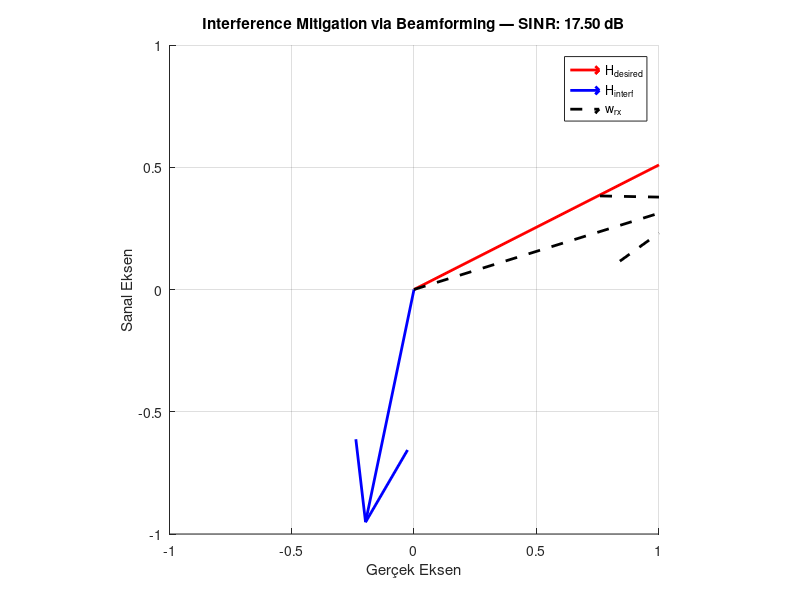

Here is the MATLAB script that generated this plot:
clc; clear; close all;

%% 1. Kanal tanımları (2 antenli sistem)
H_desired = randn(2,1) + 1i*randn(2,1);   % İstenen sinyal kanalı
H_interf  = randn(2,1) + 1i*randn(2,1);   % Parazit sinyal kanalı

%% 2. MMSE temelli beamforming vektörü (interference mitigation)
R_interf = H_interf * H_interf';        % Parazit kovaryans matrisi
I = eye(2);                             % Gürültü kovaryansı (beyaz gürültü)
w_rx = (R_interf + I) \ H_desired;      % MMSE çözüm
w_rx = w_rx / norm(w_rx);              % Normalize et

%% 3. SINR hesapla
signal_power = abs(w_rx' * H_desired)^2;
interf_power = abs(w_rx' * H_interf)^2;
SINR = signal_power / interf_power;
SINR_dB = 10 * log10(SINR);
fprintf("SINR: %.2f dB\n", SINR_dB);

%% 4. Grafik için vektörleri çizime uygun hale getir
vec_d = sum(H_desired);   % Tüm yönü temsil etsin
vec_i = sum(H_interf);
vec_w = sum(w_rx);

figure;
hold on; grid on; axis equal;

% Vektörlerin çizimi
quiver(0, 0, real(vec_d), imag(vec_d), 0, 'r', 'LineWidth', 2, 'DisplayName','H_{desired}');
quiver(0, 0, real(vec_i), imag(vec_i), 0, 'b', 'LineWidth', 2, 'DisplayName','H_{interf}');
quiver(0, 0, real(vec_w), imag(vec_w), 0, 'k--', 'LineWidth', 2, 'DisplayName','w_{rx}');

xlabel('Gerçek Eksen'); ylabel('Sanal Eksen');
title(['Interference Mitigation via Beamforming — SINR: ', num2str(SINR_dB, '%.2f'), ' dB']);
legend;
xlim([-1 1]); ylim([-1 1]);
